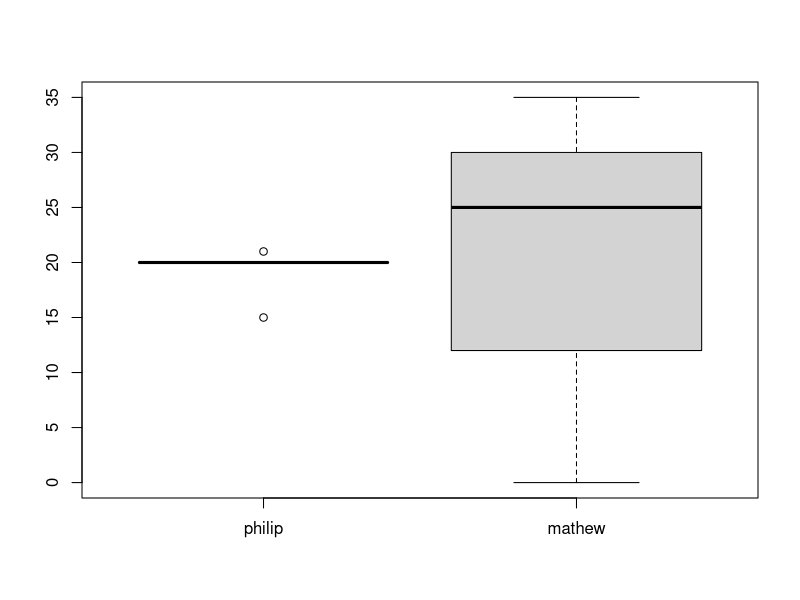
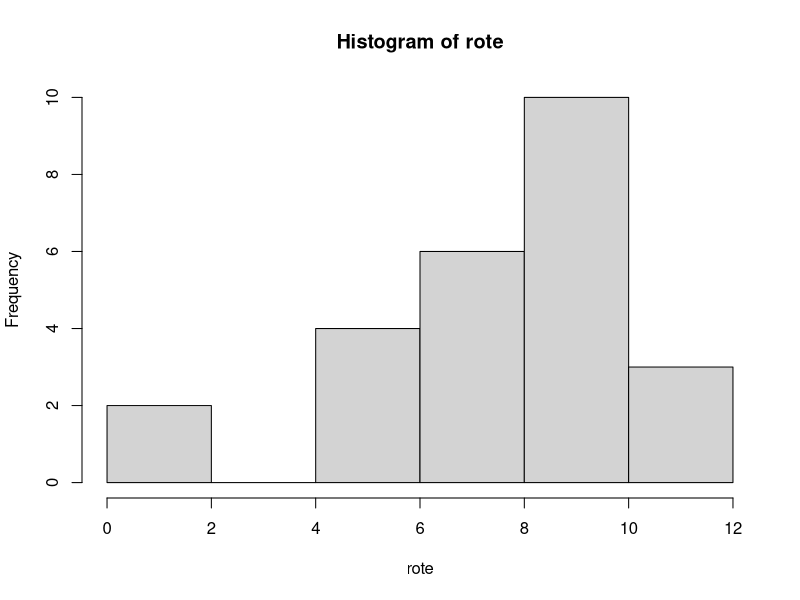
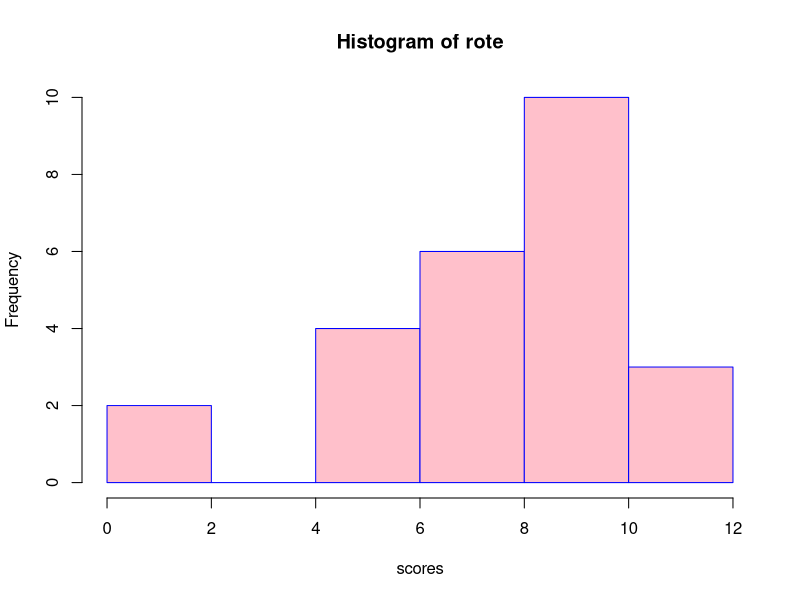
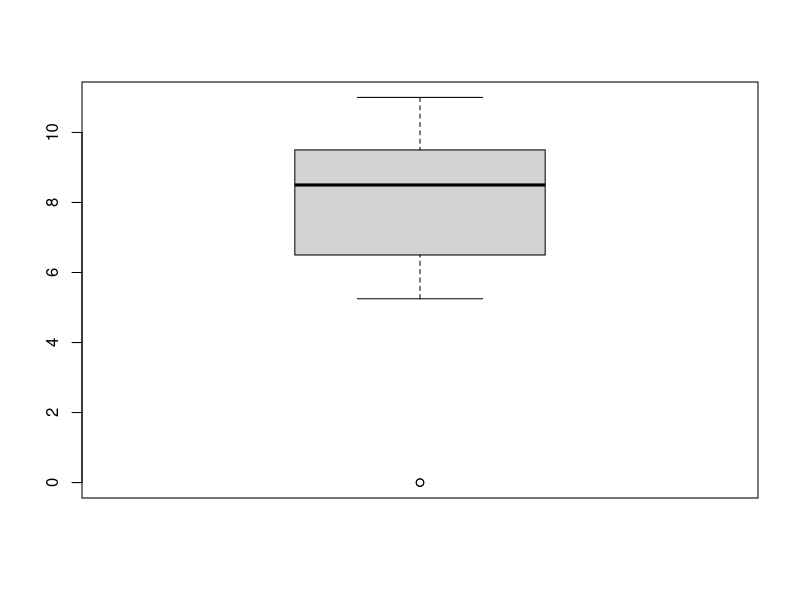
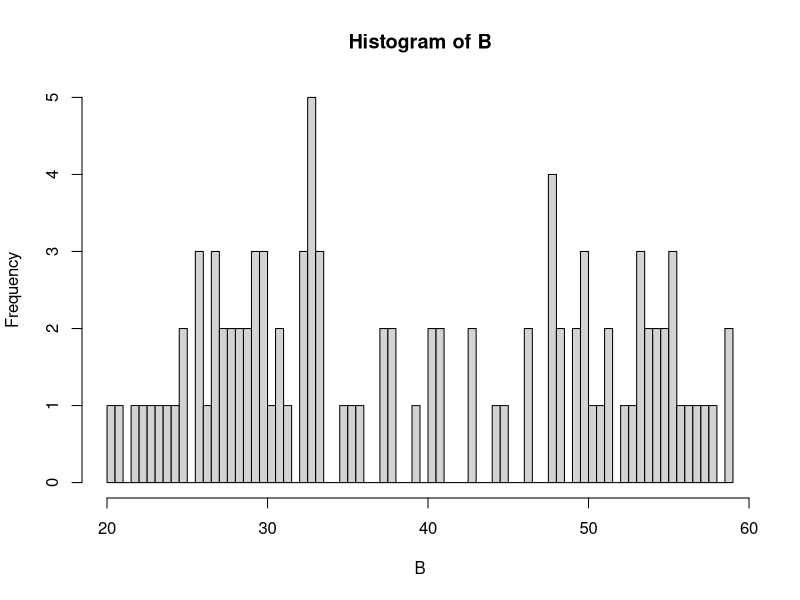
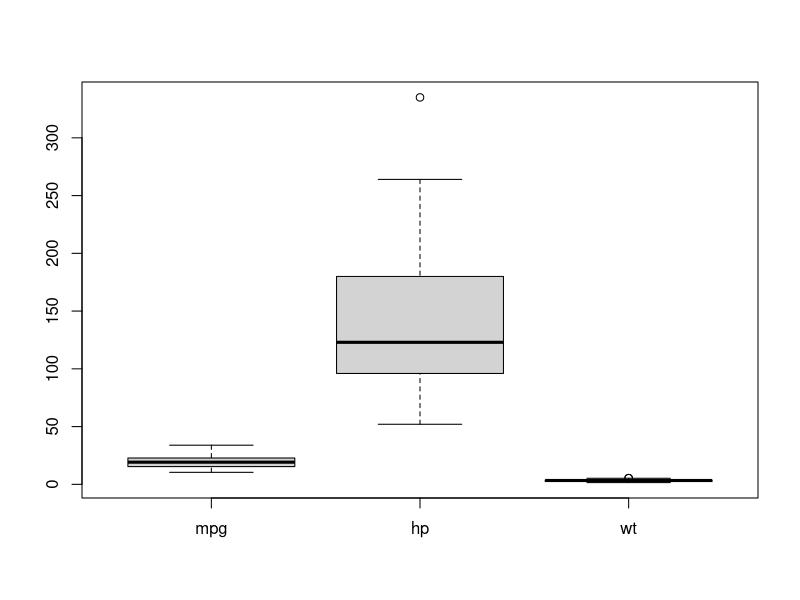

Write the R code that produced these figures, in order.
#Q1 ====

philip = c(15,21,20,20,20)
mathew = c(30,25,12,35,0)
#a) Find the mean, median and range for Philip and Matthews.
mean(philip)
mean(mathew)
median(philip)
median(mathew)
range(philip)
range(mathew)

# b) Who is more consistent?

sd(philip)
sd(mathew)

# c) Who makes the most parts in a week, on an average? 


boxplot(philip,mathew,names=c("philip","mathew"))

quantile(mathew,c(.25,.5,.75))

#Q2 ====

kohli_scores = c(65,72,58,77)

mean(kohli_scores)
median(kohli_scores)

new_scores = append(kohli_scores,70)
mean(new_scores)
median(new_scores)
 print("Median has increased")
#Q3 ====
 rote = c(11, 7.5, 8.5, 10, 10, 10.5, 5.5, 10, 9, 9.5, 5.25, 8, 6.5, 10.5, 8.75, 0, 6, 6, 6.75, 8.75, 0, 9.5, 7.5, 8.5, 7 )
 mean(rote)
 
 sd(rote) #standard deviation = spread
 
 hist(rote)
 hist(rote,xlab = "scores",col = "pink",border = "blue")
quantile(rote,c(0.25,0.5,0.75)) 
boxplot(rote)
#Q4 ====
A=c(1:100)
A
mean(A)
median(A)


A= seq(1:100)
A

B = runif(100, min = 20, max = 60) 
B

sd(B)
hist(B,breaks = 100)

C = c(rep(1,10),rep(2,20),rep(3,30))
C
table(C)
which.max(table(C))


#Q6 ====

# Load package "datasets":
library(datasets)

#Load data "mtcars":
data(mtcars)

#Info about dataset:
?mtcars

#Display datasets:
mtcars
dim(mtcars)
names(mtcars) #names of all columns
str(mtcars) #datatypes of all columns
summary(mtcars)
#to convert 'am' into categorical variable
mtcars$am = as.factor(mtcars$am)
summary(mtcars)
#to subset the numeric variables

N= subset(mtcars,select = c(mpg,hp,wt))

boxplot(N)
colMeans(N)

T =table(mtcars$cyl)
T[names(T)=='6']
